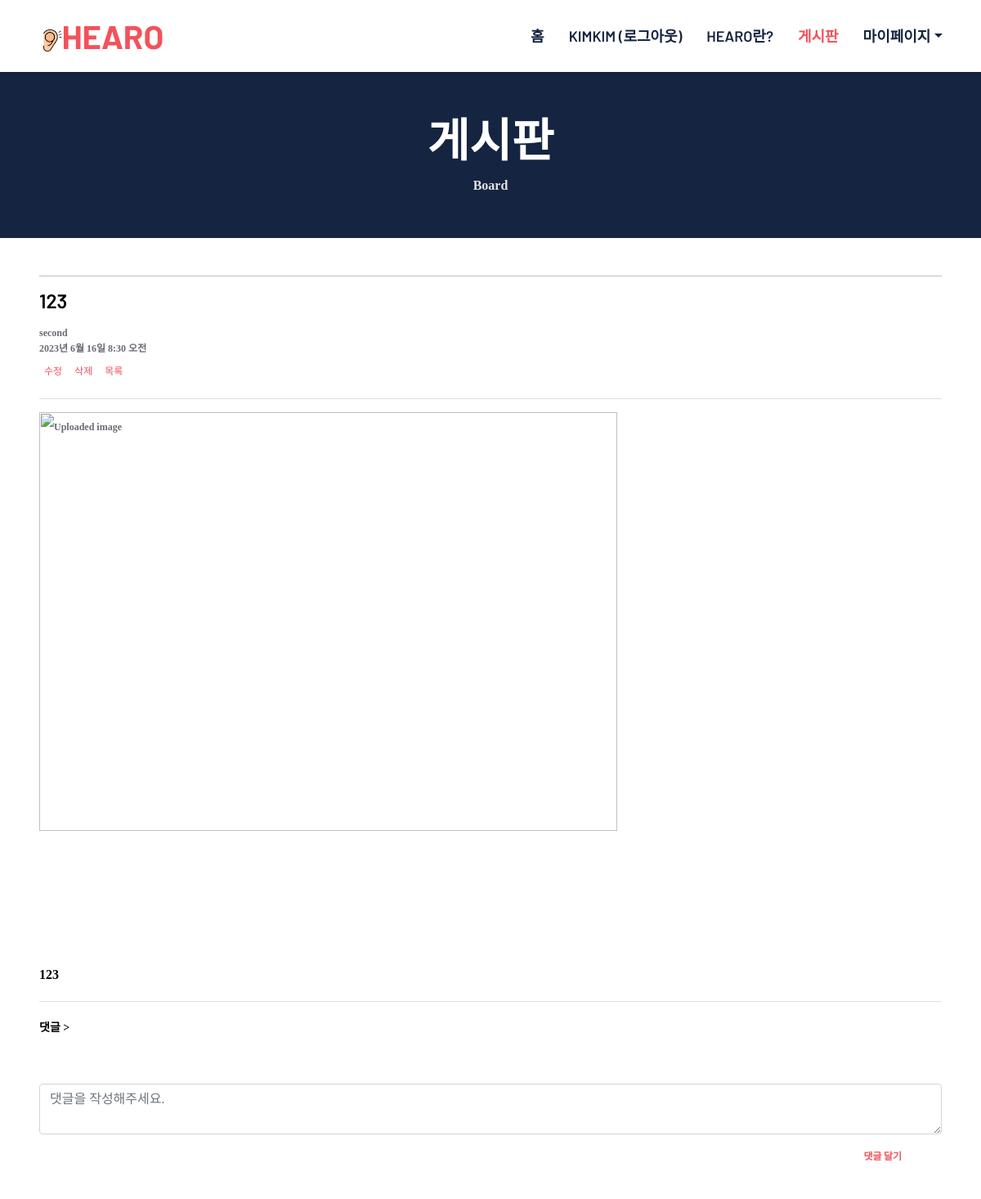
/Main/Post/7/ (signed in), run on the app's committed database.
### SignIn/models.py (models this page shows, shortened)
class User(AbstractBaseUser):
    user_id = models.CharField(max_length=20, unique=True, primary_key=True)
    name = models.CharField(max_length=5)
    email = models.EmailField(max_length=30, unique=True)
    phone_num = models.CharField(max_length=11)
    emergency = models.CharField(max_length=11)
    address = models.CharField(max_length=50)
    gender = models.CharField(max_length=10)
    birth = models.DateField()
    medical_info = models.CharField(max_length=500,null=True, blank=True, default='')
    is_active = models.BooleanField(default=True)
    is_admin = models.BooleanField(default=False)
    is_staff = models.BooleanField(default=False)
    objects = UserManager()
    USERNAME_FIELD = 'user_id'
    REQUIRED_FIELDS = ['name', 'email', 'phone_num', 'emergency', 'address', 'gender', 'birth']
    @property
    def is_staff(self):
        return self.is_admin

### Main/models.py (models this page shows)
class Post(models.Model):
    post_id = models.AutoField(primary_key=True) # 게시물 번호 정수로 변경한 이유는 순서별로 정렬하기 위해
    user = models.ForeignKey(User, on_delete=models.CASCADE) # 글 작성자 id
    title = models.CharField(max_length=20) # 글 제목
    content = models.CharField(max_length=300) # 글의 내용
    date = models.DateTimeField(auto_now_add = True) # 글쓴 시간 년 월 일 시간 까지
    file = models.FileField(upload_to='', null=True) # 파일 media 에 저장

### Main/views.py (the view)
# urls.py: path('Post/<int:pk>/', views.PostView, name = 'PostView'),
def PostView(request, pk):
    post = get_object_or_404(Post, post_id=pk) # 게시글 내용
    comment = Comment.objects.filter(post = post) # 댓글 내용
    if post.file:  # 파일 필드가 비어있지 않은 경우에만 파일 URL을 설정 , 게시글 보이는 부분
        file_url = post.file.url
    else:
        file_url = None
    if request.method == "POST": # 댓글 작성 부분
        form = CommentModelForm(request.POST)
        if form.is_valid():
            comment1 = form.save(commit=False)
            comment1.user = request.user
            comment1.post = post
            comment1.save()
            return redirect('/Main/Post/{post_id}/'.format(post_id=post.post_id))
    else:
        form = CommentModelForm()
    return render(request, 'main/PostView.html', {'post': post, 'file_url': file_url, 'comment':comment, 'form':form})

### Main/forms.py
class CommentModelForm(forms.ModelForm): # 댓글 작성
    class Meta:
        model = Comment
        fields = ['content']

### templates/main/PostView.html (shortened to what this page needs)
{% load static %}
<html lang="en">
    <head>
        <link href="https://cdnjs.cloudflare.com/ajax/libs/font-awesome/5.10.0/css/all.min.css" rel="stylesheet">
        <link href="https://cdn.jsdelivr.net/npm/bootstrap-icons@1.4.1/font/bootstrap-icons.css" rel="stylesheet">
        <link href="{%static 'lib/owlcarousel/assets/owl.carousel.min.css' %}" rel="stylesheet">
        <link href="{% static 'css/bootstrap.min.css' %}" rel="stylesheet">
        <link href="{% static 'css/style_board_list.css' %}" rel="stylesheet">
        {% include "navbar.html" %}
    </head>
    <body>
        <div class="container-fluid bg-dark p-5">
            <div class="row">
                <div class="col-12 text-center">
                    <h1 class="display-4 text-white">게시판</h1>
                    <a>Board</a>
                </div>
            </div>
        </div>
       <div class="container-fluid px-5" id="left" style="padding-top: 30px;0">
        <div id="write_area">
            <div id="in_title" style="border-bottom: 1px black;">
                <hr style="background-color: black; border: none;">
                <h4 id="left" style="color: black;">{{ post.title }}</h4>
                <dl style="font-size: 12px;" id="left">
                    <dd id="left">
                      {{ post.user }}<br>
                      <span style="line-height: 0.5;">{{ post.date }}</span>
                    </dd>
                    <a href="/Main/Post/Update/{{ post.post_id }}/"><button style="background-color: inherit; font-size:12px; border:0px; color: #F3525A;">수정</button></a>
                    <form method="POST" action="/Main/Post/Delete/{{ post.post_id }}/" style="display:inline;">
                        <button type="submit" style="background-color: inherit; font-size:12px; border:0px; color: #F3525A;">삭제</button>
                    </form>
                <a href="/Main/Post/"><button style="background-color: inherit; font-size:12px; border:0px; color: #F3525A;">목록</button></a>
                </dl>
                <hr style="background-color: gray; border: none;">
                <div style="font-size: 12px; text-align: left;">
                    {% if file_url %}
                        <img src="{{ file_url }}" alt="Uploaded image" style="width: 80%; height: auto;">
                    {% endif %}
                </div>
                <div style="font-size: 16px; text-align: left; color:black;">
                    <br>{{ post.content }}
                </div>
            </div>
        </div>
        <hr style="background-color: gray; border: none;">
    </div>
    <div class="container-fluid px-5" id="left" style="font-size: 14px; color: black;">
        댓글 >
    </div>
    <div class="container-fluid px-5" id="center" style="margin-top: 20px;">
        <br>
        <form method="POST">
            <textarea name="content" cols="40" rows="2" class="form-control" style="width: 100%; border: 1px solid #ced4da;" placeholder="댓글을 작성해주세요." maxlength="300" required="" id="id_content"></textarea>
            <button type="submit" class="btn py-md-3 px-md-5" style="font-size: 12px; color: #F3525A; background-color: inherit; float: right;" id="right">댓글 달기</button>
        </form>
        <br><br>
    </div>
    </body>
</html>

### templates/navbar.html (shortened to what this page needs)
{% load static %}
<div>
    <nav class="navbar navbar-expand-lg bg-white navbar-light shadow-sm px-5 py-3 py-lg-0">
        <a href="{% url 'Main:index' %}" class="navbar-brand p-0">
            <h1 class="m-0 text-uppercase text-primary"><img class="hearo" src="{% static 'images/hearo_logo_3.png' %}"></i>HearO</h1>
        </a>
        <div class="collapse navbar-collapse" id="navbarCollapse">
            <div class="navbar-nav ms-auto py-0 me-n3">
                <a href="{% url 'Main:index' %}" class="nav-item nav-link {% if request.resolver_match.url_name == 'index' %}active{% endif %}">홈</a>
                {% if user.is_authenticated %}
                    <a class="nav-link" href="{% url 'SignIn:logout' %}">{{ user.user_id }} (로그아웃)</a>
                {% else %}
                    <a class="nav-link {% if request.resolver_match.url_name == 'first' %}active{% endif %}" href="{% url 'first' %}">로그인</a>
                {% endif %}
                <a href="{% url 'Main:info' %}" class="nav-item nav-link {% if request.resolver_match.url_name == 'info' %}active{% endif %}">HearO란?</a>
                <a href="{% url 'Main:Post' %}" class="nav-item nav-link {% if request.resolver_match.url_name == 'Post' or request.resolver_match.url_name == 'PostNew' or request.resolver_match.url_name == 'PostView' or request.resolver_match.url_name == 'PostUpdate' %}active{% endif %}">게시판</a>
                <div class="nav-item dropdown">
                    <a href="#" class="nav-link dropdown-toggle " data-bs-toggle="dropdown">마이페이지</a>
                </div>
        </div>
    </nav>
</div>

### static/css/style_board_list.css (style rules this page uses)
:root { --primary: #F3525A; --secondary: #F6F6F6; --light: #FFFFFF; --dark: #152440; }
#center { text-align: center; }
#right { text-align: right; }
body { margin:0; font:600 16px/18px 'Open Sans',sans-serif; }
*,:after,:before { box-sizing:border-box }
a { color:inherit;text-decoration:none }
body { line-height:2rem; font-family:"맑은 고딕"; }
ul, li, a { list-style:none; text-align:center; padding:0; margin:0; }
h1, h2, .font-weight-bold { font-weight: 700 !important; }
h3, h4, .font-weight-semi-bold { font-weight: 600 !important; }
.btn { font-family: 'Barlow', sans-serif; font-weight: 600; transition: .5s; }
.navbar-light .navbar-nav .nav-link { font-family: 'Barlow', sans-serif; padding: 35px 15px; font-size: 18px; text-transform: uppercase; color: var(--dark); outline: none; transition: .5s; text-align: left; line-height: 1em; }
.navbar-light .navbar-nav .nav-link:hover, .navbar-light .navbar-nav .nav-link.active { color: var(--primary); }

### templates/main/PostView.html (style rules this page uses)
.hearo { width: 27.5px; height: 27.5px; }

### data on the page
User: user_id "KIMKIM"
Post: title "123", user "second", date "2023년 6월 16일 8:30 오전", content "123"
